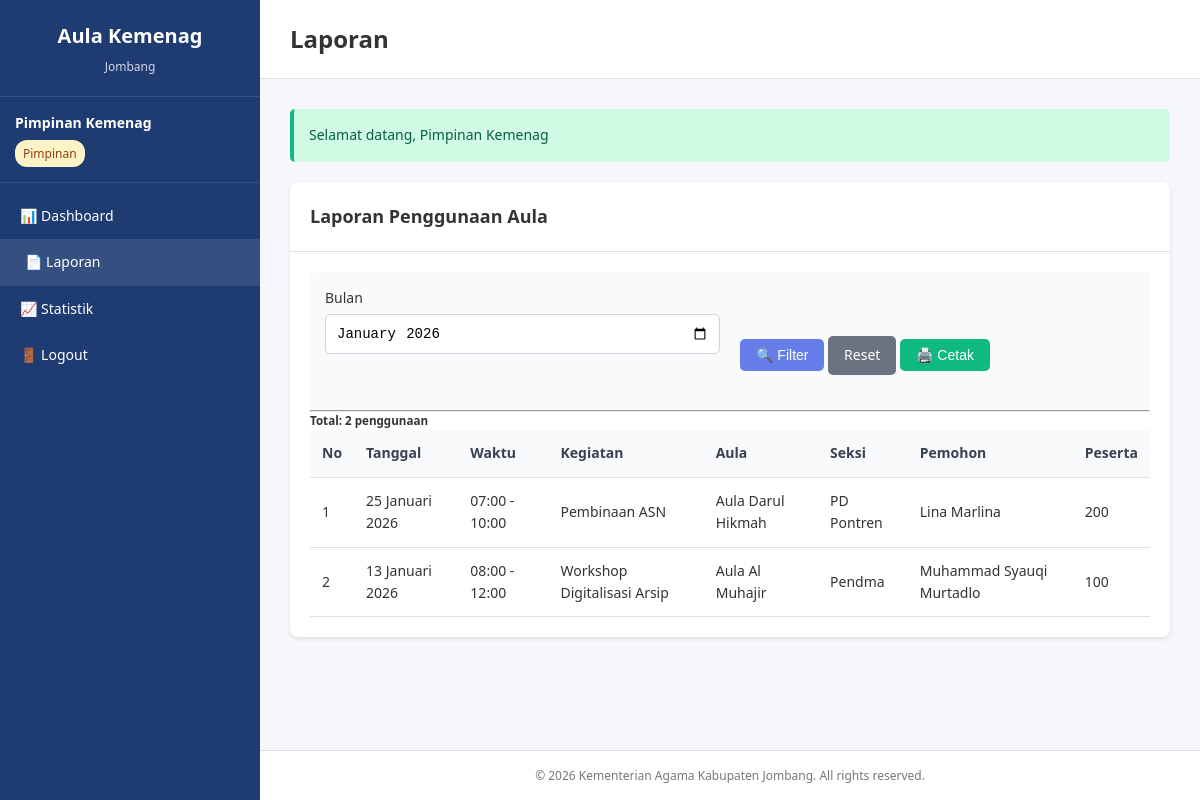
Screenshot of /pimpinan/laporan.php (signed in) with the database file from the repository.
### tables this page shows
CREATE TABLE `pengajuan_aula` (
  `id` int NOT NULL,
  `kode_pengajuan` varchar(50) NOT NULL,
  `user_id` int NOT NULL,
  `seksi_id` int NOT NULL,
  `aula_id` int NOT NULL,
  `nama_pemohon` varchar(100) NOT NULL,
  `tanggal_mulai` date NOT NULL,
  `tanggal_selesai` date NOT NULL,
  `waktu_mulai` time NOT NULL,
  `waktu_selesai` time NOT NULL,
  `nama_kegiatan` varchar(200) NOT NULL,
  `jumlah_peserta` int DEFAULT NULL,
  `keterangan` text,
  `status_id` int DEFAULT '1',
  `alasan_penolakan` text,
  `disetujui_oleh` int DEFAULT NULL,
  `tanggal_persetujuan` datetime DEFAULT NULL,
  `created_at` timestamp NULL DEFAULT CURRENT_TIMESTAMP,
  `updated_at` timestamp NULL DEFAULT CURRENT_TIMESTAMP ON UPDATE CURRENT_TIMESTAMP
);

CREATE TABLE `aula` (
  `id` int NOT NULL,
  `nama_aula` varchar(100) NOT NULL,
  `kapasitas` int DEFAULT NULL,
  `fasilitas` text,
  `keterangan` text,
  `status` enum('aktif','nonaktif') DEFAULT 'aktif',
  `created_at` timestamp NULL DEFAULT CURRENT_TIMESTAMP,
  `updated_at` timestamp NULL DEFAULT CURRENT_TIMESTAMP ON UPDATE CURRENT_TIMESTAMP
);

CREATE TABLE `seksi` (
  `id` int NOT NULL,
  `nama_seksi` varchar(100) NOT NULL,
  `keterangan` text,
  `created_at` timestamp NULL DEFAULT CURRENT_TIMESTAMP,
  `updated_at` timestamp NULL DEFAULT CURRENT_TIMESTAMP ON UPDATE CURRENT_TIMESTAMP
);

CREATE TABLE `users` (
  `id` int NOT NULL,
  `username` varchar(50) NOT NULL,
  `password` varchar(255) NOT NULL,
  `nama_lengkap` varchar(100) NOT NULL,
  `email` varchar(100) DEFAULT NULL,
  `no_hp` varchar(20) DEFAULT NULL,
  `role_id` int NOT NULL,
  `seksi_id` int DEFAULT NULL,
  `status` enum('aktif','nonaktif') DEFAULT 'aktif',
  `created_at` timestamp NULL DEFAULT CURRENT_TIMESTAMP,
  `updated_at` timestamp NULL DEFAULT CURRENT_TIMESTAMP ON UPDATE CURRENT_TIMESTAMP
);

### config/database.php (called while the page is built, shortened)
<?php
function format_tanggal($date) {
    $bulan = array(
        1 => 'Januari', 'Februari', 'Maret', 'April', 'Mei', 'Juni',
        'Juli', 'Agustus', 'September', 'Oktober', 'November',
        'Desember'
    );
    $split = explode('-', $date);
    return $split[2] . ' ' . $bulan[(int)$split[1]] . ' ' . $split[0];
}
?>

### pimpinan/laporan.php (the view, shortened to what this page needs)
<?php
require_once '../config/database.php';
$bulan = isset($_GET['bulan']) ? clean_input($_GET['bulan']) : date('Y-m');
$where = "p.status_id = 2";
if ($bulan) {
    $where .= " AND DATE_FORMAT(p.tanggal_mulai, '%Y-%m') = '$bulan'";
}
$query = "SELECT p.*, a.nama_aula, s.nama_seksi, u.nama_lengkap as pemohon
          FROM pengajuan_aula p
          LEFT JOIN aula a ON p.aula_id = a.id
          LEFT JOIN seksi s ON p.seksi_id = s.id
          LEFT JOIN users u ON p.user_id = u.id
          WHERE $where
          ORDER BY p.tanggal_mulai DESC, p.waktu_mulai";
$result = mysqli_query($conn, $query);
include '../includes/header.php';
?>
<div class="card">
    <div class="card-header">
        <h3>Laporan Penggunaan Aula</h3>
    </div>
    <div class="card-body">
        <form method="GET" class="filter-form">
            <div class="row">
                <div class="col-md-6">
                    <div class="form-group">
                        <label>Bulan</label>
                        <input type="month" name="bulan" class="form-control" value="<?php echo $bulan; ?>">
                    </div>
                </div>
                <div class="col-md-6">
                    <div class="form-group">
                        <label>&nbsp;</label><br>
                        <button type="submit" class="btn btn-primary">🔍 Filter</button>
                        <a href="laporan.php" class="btn btn-secondary">Reset</a>
                        <button type="button" onclick="window.print()" class="btn btn-success">🖨️ Cetak</button>
                    </div>
                </div>
            </div>
        </form>
        <hr>
        <?php if (mysqli_num_rows($result) == 0): ?>
        <div class="alert alert-info">Tidak ada data untuk ditampilkan</div>
        <?php else: ?>
        <h5>Total: <?php echo mysqli_num_rows($result); ?> penggunaan</h5>
        <div class="table-responsive">
            <table class="table">
                <thead>
                    <tr>
                        <th>No</th>
                        <th>Tanggal</th>
                        <th>Waktu</th>
                        <th>Kegiatan</th>
                        <th>Aula</th>
                        <th>Seksi</th>
                        <th>Pemohon</th>
                        <th>Peserta</th>
                    </tr>
                </thead>
                <tbody>
                    <?php
                    $no = 1;
                    while ($row = mysqli_fetch_assoc($result)):
                    ?>
                    <tr>
                        <td><?php echo $no++; ?></td>
                        <td><?php echo format_tanggal($row['tanggal_mulai']); ?></td>
                        <td><?php echo substr($row['waktu_mulai'], 0, 5); ?> - <?php echo substr($row['waktu_selesai'], 0, 5); ?></td>
                        <td><?php echo $row['nama_kegiatan']; ?></td>
                        <td><?php echo $row['nama_aula']; ?></td>
                        <td><?php echo $row['nama_seksi']; ?></td>
                        <td><?php echo $row['pemohon']; ?></td>
                        <td><?php echo $row['jumlah_peserta'] ?? '-'; ?></td>
                    </tr>
                    <?php endwhile; ?>
                </tbody>
            </table>
        </div>
        <?php endif; ?>
    </div>
</div>
<?php include '../includes/footer.php'; ?>

### assets/css/style.css (style rules this page uses)
* { margin: 0; padding: 0; box-sizing: border-box; }
body { font-family: "Segoe UI", Tahoma, Geneva, Verdana, sans-serif; font-size: 14px; line-height: 1.6; color: #333; background: #f5f7fa; }
.row { display: flex; flex-wrap: wrap; margin: 0 -10px; }
.col-md-6 { flex: 0 0 50%; max-width: 50%; padding: 0 10px; }
.card { background: white; border-radius: 8px; box-shadow: 0 2px 4px rgba(0, 0, 0, 0.1); margin-bottom: 30px; overflow: hidden; }
.card-header { padding: 20px; border-bottom: 1px solid #e0e0e0; display: flex; justify-content: space-between; align-items: center; }
.card-header h3 { font-size: 18px; color: #333; }
.card-body { padding: 20px; }
.btn { padding: 8px 16px; border: none; border-radius: 5px; cursor: pointer; font-size: 14px; text-decoration: none; display: inline-block; transition: all 0.3s; }
.btn-primary { background: #667eea; color: white; }
.btn-success { background: #10b981; color: white; }
.btn-secondary { background: #6b7280; color: white; }
.form-group { margin-bottom: 20px; }
.form-group label { display: block; margin-bottom: 5px; font-weight: 500; color: #333; }
.form-control { width: 100%; padding: 10px; border: 1px solid #d1d5db; border-radius: 5px; font-size: 14px; transition: border-color 0.3s; }
.table-responsive { overflow-x: auto; }
.table { width: 100%; border-collapse: collapse; }
.table th, .table td { padding: 12px; text-align: left; border-bottom: 1px solid #e0e0e0; }
.table thead th { background: #f9fafb; font-weight: 600; color: #374151; }
.filter-form { padding: 15px; background: #f9fafb; border-radius: 5px; }

### rows the page displays
pengajuan_aula: tanggal_mulai "25 Januari 2026", waktu_mulai "07:00", waktu_selesai "10:00", nama_kegiatan "Pembinaan ASN", aula.nama_aula "Aula Darul Hikmah", seksi.nama_seksi "PD Pontren", user.nama_lengkap "Lina Marlina", jumlah_peserta "200"
pengajuan_aula: tanggal_mulai "13 Januari 2026", waktu_mulai "08:00", waktu_selesai "12:00", nama_kegiatan "Workshop Digitalisasi Arsip", aula.nama_aula "Aula Al Muhajir", seksi.nama_seksi "Pendma", user.nama_lengkap "Muhammad Syauqi Murtadlo", jumlah_peserta "100"

### other values shown
$_SESSION['nama_lengkap'] "Pimpinan Kemenag"
$_SESSION['nama_role'] "Pimpinan"
$page_title "Laporan"
$flash['message'] "Selamat datang, Pimpinan Kemenag"
mysqli_num_rows($result) "2"
